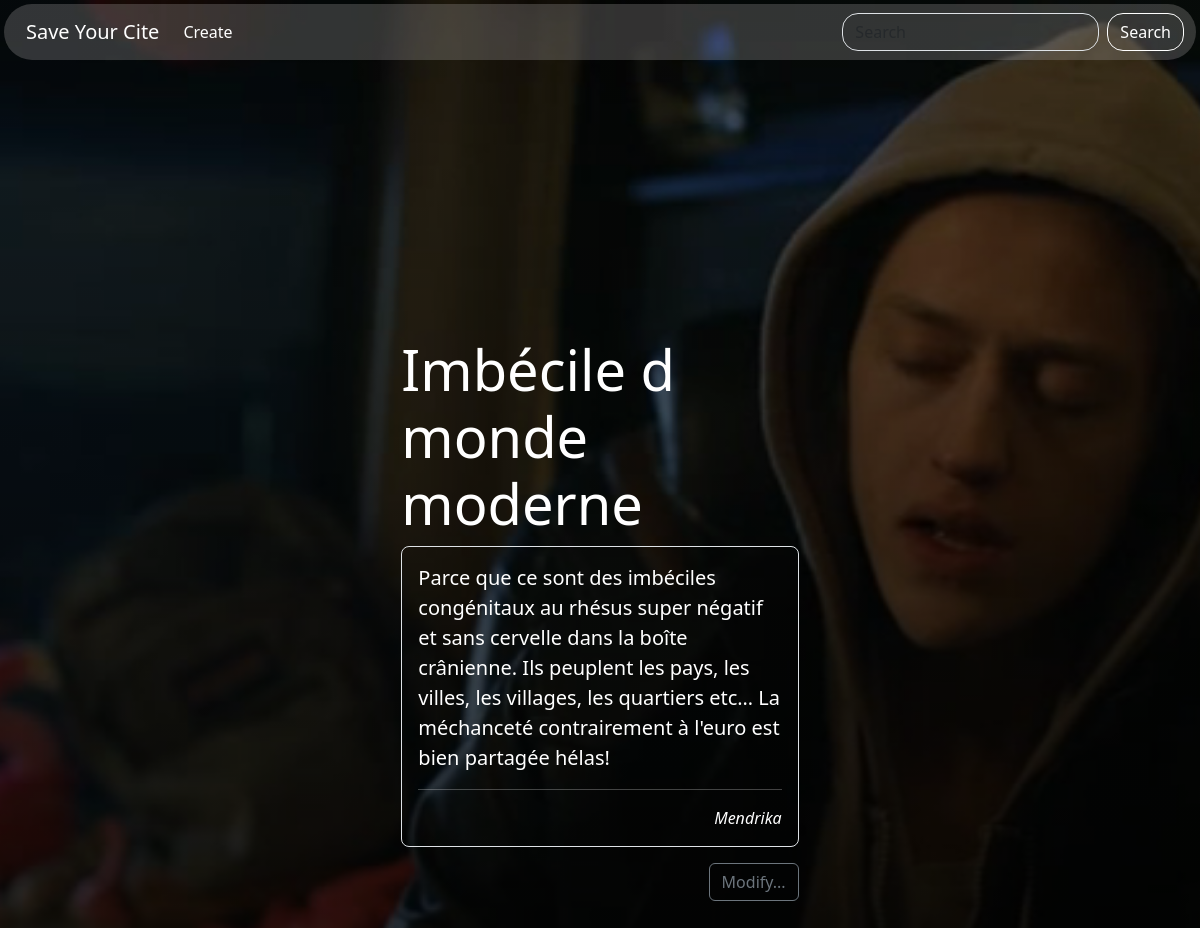
Page /show.php?view=16 on the committed database.
### tables this page shows
CREATE TABLE "citations" (
	"id"	INTEGER NOT NULL,
	"title"	TEXT NOT NULL,
	"author"	TEXT DEFAULT 'Unknow',
	"desc"	INTEGER,
	"pict"	TEXT,
	"cite"	TEXT,
	PRIMARY KEY("id" AUTOINCREMENT)
);

### show.php (the view, shortened to what this page needs)
<?php
$pdo = connexion();
$request = "SELECT * FROM citations WHERE id = :i";
$stmt = $pdo->prepare($request);
$stmt->execute(["i" => $_GET["view"]]);
$cite = $stmt->fetch();
?>
<!DOCTYPE html>
<html lang="fr">
<head>
    <link rel="stylesheet" href="./assets/bootstrap/bootstrap.min.css">
    <link rel="stylesheet" href="./assets/css/features.css">
</head>
<body>
    <?php require_once "./header.php" ?>
    <main class="flex-shrink-0 m-2">
        <div class="col-md-5 p-lg-5 mx-auto my-5">
            <h1 class="display-4 fw-normal text-white"> <?= $cite["title"] ?> </h1>
            <div class="lead fw-normal text-white border p-3 rounded rounded-3">
                <p>
                    <?= $cite["cite"] ?>
                </p>
                <hr>
                <div class="d-flex justify-content-end">
                    <cite style="font-size: medium;"><?= $cite["author"] ?></cite>
                </div>
            </div>
            <div class="d-flex justify-content-end pt-3">
                <a class="btn btn-outline-secondary" href="citation/update.php?id=<?= $cite["id"] ?>">Modify...</a>
            </div>
        </div>
    </main>
</body>
</html>

### rows in the picture
citations: title "Imbécile d monde moderne", cite "Parce que ce sont des imbéciles congénitaux au rhésus super négatif et sans cervelle dans la boîte crânienne. Ils peuplent les pays, les villes, les villages, les quartiers etc… La méchanceté contrairement à l'euro est bien partagée hélas!", author "Mendrika"
